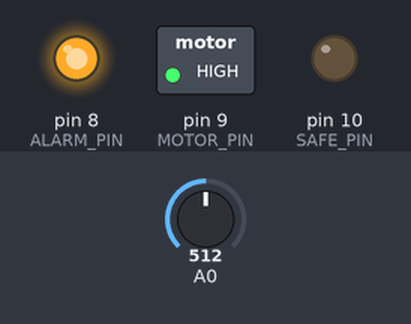
Bench run of a sketch on a simulated Arduino Uno, built for the host (arithmetic inside an expression is 32-bit, double 64-bit). On the bench: switched loads named in the sketch (green lamp = pin HIGH), output pins drawn as LEDs (lit = HIGH). The test bench sets the inputs (shaded band); at power-on: A0 = 512.

Above: at 1.3 s.
1.4 s: A0 set to 114
2.9 s: A0 set to 93
At 3.3 s:
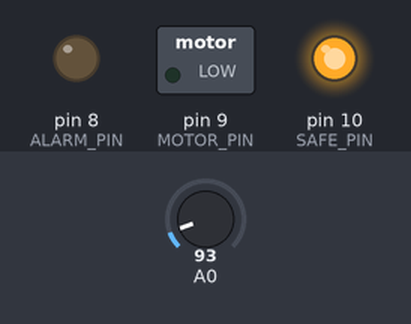
4.5 s: A0 set to 122
At 5.7 s:
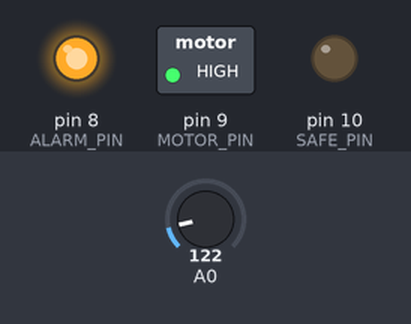
6.0 s: A0 set to 40
At 6.8 s:
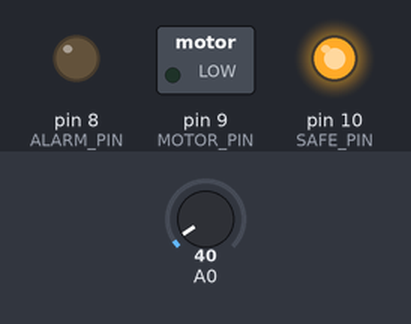
Timing chart, 0 to 8.5 s (numbered marks = the images above; inputs shaded):
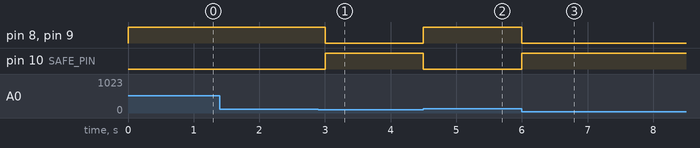

Measured:
- the behaviour switches between 103 and 102 on A0 (found by bisection; images 0 and 1)
- after the input at 1.4 s, every drawn part: stays the same
- after the input at 2.9 s, pin 8 (ALARM_PIN), pin 9 (MOTOR_PIN): HIGH → LOW after 0.10 s; pin 10 (SAFE_PIN): LOW → HIGH after 0.10 s
- after the input at 4.5 s, pin 8 (ALARM_PIN), pin 9 (MOTOR_PIN): LOW → HIGH at once; pin 10 (SAFE_PIN): HIGH → LOW at once
- after the input at 6.0 s, pin 8 (ALARM_PIN), pin 9 (MOTOR_PIN): HIGH → LOW at once; pin 10 (SAFE_PIN): LOW → HIGH at once

The sketch:

sketch_fire.ino
```cpp
#define F_CPU 8000000UL // 8 MHz clock frequency
#include <avr/io.h>
#include <util/delay.h>

// Temperature threshold in Celsius
#define FIRE_THRESHOLD 50

// Bitwise Pin Definitions
#define SENSOR_PIN PA0
#define ALARM_PIN  PB0
#define MOTOR_PIN  PB1
#define SAFE_PIN   PB2

// Initialize ADC on Port A using bitwise operators
void ADC_Init(void) {
    // 1. Set PA0 as input using bitwise AND with inverted bitmask
    DDRA &= ~(1 << SENSOR_PIN);

    // 2. Select AVcc as reference voltage (REFS0 = 1, REFS1 = 0)
    ADMUX |= (1 << REFS0);
    ADMUX &= ~(1 << REFS1);

    // 3. Enable ADC (ADEN = 1) and set Prescaler to 128 (ADPS2, ADPS1, ADPS0 = 1)
    // 8MHz / 128 = 62.5kHz (Ideal ADC clock range: 50kHz - 200kHz)
    ADCSRA |= (1 << ADEN) | (1 << ADPS2) | (1 << ADPS1) | (1 << ADPS0);
}

// Read 10-bit analog value from a specific Port A channel
uint16_t ADC_Read(uint8_t channel) {
    // Clear lower 5 bits (MUX4:0) using bitwise AND, then set target channel using bitwise OR
    ADMUX = (ADMUX & 0xE0) | (channel & 0x07);

    // Start single conversion by setting ADSC bit to 1
    ADCSRA |= (1 << ADSC);

    // Poll ADSC bit using bitwise AND until hardware clears it to 0 (conversion done)
    while (ADCSRA & (1 << ADSC));

    return ADC;
}

int main(void) {
    uint16_t adc_result;
    float temperature;

    // Set PB0, PB1, and PB2 as OUTPUT pins using bitwise OR
    DDRB |= (1 << ALARM_PIN) | (1 << MOTOR_PIN) | (1 << SAFE_PIN);

    // Ensure all outputs start in the OFF state using bitwise AND with NOT
    PORTB &= ~((1 << ALARM_PIN) | (1 << MOTOR_PIN) | (1 << SAFE_PIN));

    // Initialize ADC
    ADC_Init();

    while (1) {
        // 1. Automatically read sensor from Port A (PA0)
        adc_result = ADC_Read(SENSOR_PIN);

        // 2. Convert 10-bit ADC value to Celsius (LM35 = 10mV/°C, Vref = 5V)
        temperature = (adc_result * 500.0) / 1024.0;

        // 3. Automatic Switching & Extinguishing Logic
        if (temperature >= FIRE_THRESHOLD) {
            // FIRE DETECTED:
            // Turn ON Alarm (PB0) and Motor (PB1) using bitwise OR
            PORTB |= (1 << ALARM_PIN) | (1 << MOTOR_PIN);

            // Turn OFF Safe LED (PB2) using bitwise AND + NOT
            PORTB &= ~(1 << SAFE_PIN);
        }
        else {
            // FIRE EXTINGUISHED / SAFE STATE:
            // Automatically turn OFF Alarm (PB0) and Motor (PB1) using bitwise AND + NOT
            PORTB &= ~((1 << ALARM_PIN) | (1 << MOTOR_PIN));

            // Turn ON Safe LED (PB2) using bitwise OR
            PORTB |= (1 << SAFE_PIN);
        }

        _delay_ms(500);
    }

    return 0;
}
```
